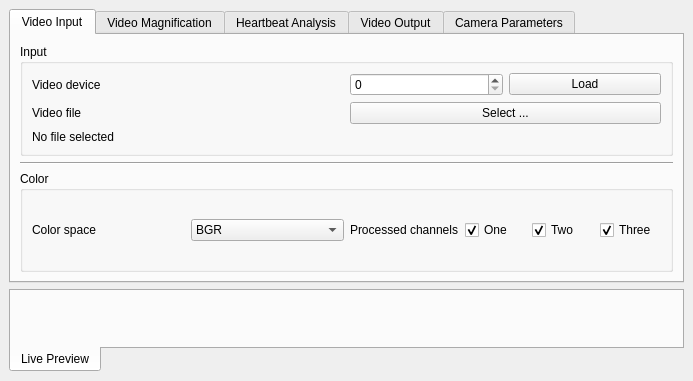
<?xml version="1.0" encoding="UTF-8"?>
<ui version="4.0">
 <class>MainWindow</class>
 <widget class="QMainWindow" name="MainWindow">
  <property name="geometry">
   <rect>
    <x>0</x>
    <y>0</y>
    <width>693</width>
    <height>381</height>
   </rect>
  </property>
  <property name="windowTitle">
   <string>VideoMagnification - Magnify videos and detect heartbeats</string>
  </property>
  <widget class="QWidget" name="centralwidget">
   <layout class="QGridLayout" name="gridLayout">
    <item row="1" column="0">
     <widget class="QTabWidget" name="tabWidget_2">
      <property name="tabPosition">
       <enum>QTabWidget::South</enum>
      </property>
      <property name="tabShape">
       <enum>QTabWidget::Rounded</enum>
      </property>
      <property name="currentIndex">
       <number>0</number>
      </property>
      <widget class="QWidget" name="tab_livePreview">
       <attribute name="title">
        <string>Live Preview</string>
       </attribute>
       <layout class="QHBoxLayout" name="horizontalLayout_18">
        <item>
         <layout class="QHBoxLayout" name="layout_output"/>
        </item>
       </layout>
      </widget>
     </widget>
    </item>
    <item row="0" column="0">
     <widget class="QTabWidget" name="tabWidget">
      <property name="enabled">
       <bool>true</bool>
      </property>
      <property name="currentIndex">
       <number>0</number>
      </property>
      <widget class="QWidget" name="tab_videoInput">
       <attribute name="title">
        <string>Video Input</string>
       </attribute>
       <layout class="QVBoxLayout" name="verticalLayout_8">
        <item>
         <widget class="QGroupBox" name="groupBox_2">
          <property name="title">
           <string>Input</string>
          </property>
          <layout class="QGridLayout" name="gridLayout_4">
           <item row="0" column="0">
            <layout class="QHBoxLayout" name="horizontalLayout_7">
             <item>
              <widget class="QLabel" name="label_6">
               <property name="text">
                <string>Video device</string>
               </property>
              </widget>
             </item>
             <item>
              <layout class="QHBoxLayout" name="horizontalLayout_16">
               <item>
                <widget class="QSpinBox" name="sb_deviceID"/>
               </item>
               <item>
                <widget class="QPushButton" name="btn_loadVideoDevice">
                 <property name="text">
                  <string>Load</string>
                 </property>
                </widget>
               </item>
              </layout>
             </item>
            </layout>
           </item>
           <item row="1" column="0">
            <layout class="QHBoxLayout" name="horizontalLayout_6">
             <item>
              <widget class="QLabel" name="label_5">
               <property name="text">
                <string>Video file</string>
               </property>
              </widget>
             </item>
             <item>
              <widget class="QPushButton" name="btn_selectVideoInputFile">
               <property name="text">
                <string>Select ...</string>
               </property>
              </widget>
             </item>
            </layout>
           </item>
           <item row="2" column="0">
            <widget class="QLabel" name="lbl_inputFilename">
             <property name="text">
              <string>No file selected</string>
             </property>
            </widget>
           </item>
          </layout>
         </widget>
        </item>
        <item>
         <widget class="Line" name="line">
          <property name="orientation">
           <enum>Qt::Horizontal</enum>
          </property>
         </widget>
        </item>
        <item>
         <widget class="QGroupBox" name="groupBox_4">
          <property name="title">
           <string>Color</string>
          </property>
          <layout class="QGridLayout" name="gridLayout_5">
           <item row="0" column="0">
            <layout class="QHBoxLayout" name="horizontalLayout_8">
             <item>
              <layout class="QVBoxLayout" name="verticalLayout_4">
               <item>
                <layout class="QHBoxLayout" name="horizontalLayout_10">
                 <item>
                  <widget class="QLabel" name="label_8">
                   <property name="text">
                    <string>Color space</string>
                   </property>
                  </widget>
                 </item>
                 <item>
                  <widget class="QComboBox" name="cb_colorSpace">
                   <item>
                    <property name="text">
                     <string>BGR</string>
                    </property>
                   </item>
                   <item>
                    <property name="text">
                     <string>XYZ</string>
                    </property>
                   </item>
                   <item>
                    <property name="text">
                     <string>YCrCb</string>
                    </property>
                   </item>
                   <item>
                    <property name="text">
                     <string>HSV</string>
                    </property>
                   </item>
                   <item>
                    <property name="text">
                     <string>Lab</string>
                    </property>
                   </item>
                   <item>
                    <property name="text">
                     <string>Luv</string>
                    </property>
                   </item>
                   <item>
                    <property name="text">
                     <string>YUV</string>
                    </property>
                   </item>
                  </widget>
                 </item>
                </layout>
               </item>
              </layout>
             </item>
             <item>
              <layout class="QVBoxLayout" name="verticalLayout">
               <item>
                <layout class="QHBoxLayout" name="horizontalLayout_9">
                 <item>
                  <widget class="QLabel" name="label_7">
                   <property name="text">
                    <string>Processed channels</string>
                   </property>
                  </widget>
                 </item>
                 <item>
                  <widget class="QCheckBox" name="chb_channelOne">
                   <property name="text">
                    <string>One</string>
                   </property>
                   <property name="checked">
                    <bool>true</bool>
                   </property>
                  </widget>
                 </item>
                 <item>
                  <widget class="QCheckBox" name="chb_channelTwo">
                   <property name="text">
                    <string>Two</string>
                   </property>
                   <property name="checked">
                    <bool>true</bool>
                   </property>
                  </widget>
                 </item>
                 <item>
                  <widget class="QCheckBox" name="chb_channelThree">
                   <property name="text">
                    <string>Three</string>
                   </property>
                   <property name="checked">
                    <bool>true</bool>
                   </property>
                  </widget>
                 </item>
                </layout>
               </item>
              </layout>
             </item>
            </layout>
           </item>
          </layout>
         </widget>
        </item>
       </layout>
      </widget>
      <widget class="QWidget" name="tab_videoMagnification">
       <property name="enabled">
        <bool>false</bool>
       </property>
       <attribute name="title">
        <string>Video Magnification</string>
       </attribute>
       <layout class="QVBoxLayout" name="verticalLayout_7">
        <item>
         <widget class="QGroupBox" name="groupBox">
          <property name="title">
           <string>Method</string>
          </property>
          <layout class="QGridLayout" name="gridLayout_3">
           <item row="0" column="0">
            <layout class="QHBoxLayout" name="horizontalLayout">
             <item>
              <layout class="QVBoxLayout" name="verticalLayout_3">
               <item>
                <layout class="QHBoxLayout" name="horizontalLayout_5">
                 <item>
                  <widget class="QLabel" name="label">
                   <property name="text">
                    <string>Spatial filtering</string>
                   </property>
                  </widget>
                 </item>
                 <item>
                  <widget class="QComboBox" name="cb_spatialFilter">
                   <item>
                    <property name="text">
                     <string>None</string>
                    </property>
                   </item>
                   <item>
                    <property name="text">
                     <string>Gaussian</string>
                    </property>
                   </item>
                   <item>
                    <property name="text">
                     <string>Laplacian</string>
                    </property>
                   </item>
                  </widget>
                 </item>
                </layout>
               </item>
               <item>
                <layout class="QHBoxLayout" name="horizontalLayout_4">
                 <item>
                  <widget class="QLabel" name="label_2">
                   <property name="text">
                    <string>Number of layers</string>
                   </property>
                  </widget>
                 </item>
                 <item>
                  <widget class="QSpinBox" name="sb_nLayers">
                   <property name="minimum">
                    <number>2</number>
                   </property>
                   <property name="maximum">
                    <number>20</number>
                   </property>
                   <property name="value">
                    <number>3</number>
                   </property>
                  </widget>
                 </item>
                </layout>
               </item>
              </layout>
             </item>
             <item>
              <layout class="QVBoxLayout" name="verticalLayout_2">
               <item>
                <layout class="QHBoxLayout" name="horizontalLayout_2">
                 <item>
                  <widget class="QLabel" name="label_3">
                   <property name="text">
                    <string>Temporal filtering</string>
                   </property>
                  </widget>
                 </item>
                 <item>
                  <widget class="QComboBox" name="cb_temporalFilter">
                   <item>
                    <property name="text">
                     <string>Ideal</string>
                    </property>
                   </item>
                   <item>
                    <property name="text">
                     <string>IIR</string>
                    </property>
                   </item>
                  </widget>
                 </item>
                </layout>
               </item>
               <item>
                <layout class="QHBoxLayout" name="horizontalLayout_3">
                 <item>
                  <widget class="QLabel" name="label_4">
                   <property name="text">
                    <string>Number of buffered seconds</string>
                   </property>
                  </widget>
                 </item>
                 <item>
                  <widget class="QSpinBox" name="sb_nBufferedSeconds">
                   <property name="minimum">
                    <number>5</number>
                   </property>
                   <property name="maximum">
                    <number>60</number>
                   </property>
                  </widget>
                 </item>
                </layout>
               </item>
              </layout>
             </item>
            </layout>
           </item>
          </layout>
         </widget>
        </item>
        <item>
         <widget class="Line" name="line_2">
          <property name="orientation">
           <enum>Qt::Horizontal</enum>
          </property>
         </widget>
        </item>
        <item>
         <widget class="QGroupBox" name="groupBox_5">
          <property name="title">
           <string>Parameters</string>
          </property>
          <layout class="QGridLayout" name="gridLayout_6">
           <item row="0" column="0">
            <layout class="QHBoxLayout" name="horizontalLayout_11">
             <item>
              <layout class="QVBoxLayout" name="verticalLayout_6">
               <item>
                <layout class="QHBoxLayout" name="horizontalLayout_13">
                 <item>
                  <widget class="QLabel" name="lbl_minFreq_text">
                   <property name="text">
                    <string>Min Frequency in Hz</string>
                   </property>
                  </widget>
                 </item>
                 <item>
                  <widget class="QLabel" name="label_13">
                   <property name="text">
                    <string>0</string>
                   </property>
                  </widget>
                 </item>
                 <item>
                  <widget class="QSlider" name="sld_min_freq">
                   <property name="sizePolicy">
                    <sizepolicy hsizetype="Expanding" vsizetype="Fixed">
                     <horstretch>0</horstretch>
                     <verstretch>0</verstretch>
                    </sizepolicy>
                   </property>
                   <property name="value">
                    <number>0</number>
                   </property>
                   <property name="orientation">
                    <enum>Qt::Horizontal</enum>
                   </property>
                  </widget>
                 </item>
                 <item>
                  <widget class="QLabel" name="lbl_minFreq_max">
                   <property name="text">
                    <string>99</string>
                   </property>
                  </widget>
                 </item>
                 <item>
                  <widget class="Line" name="line_5">
                   <property name="orientation">
                    <enum>Qt::Vertical</enum>
                   </property>
                  </widget>
                 </item>
                 <item>
                  <widget class="QLabel" name="lbl_minFreq">
                   <property name="font">
                    <font>
                     <weight>50</weight>
                     <italic>false</italic>
                     <bold>false</bold>
                    </font>
                   </property>
                   <property name="text">
                    <string>25</string>
                   </property>
                   <property name="alignment">
                    <set>Qt::AlignCenter</set>
                   </property>
                  </widget>
                 </item>
                 <item>
                  <widget class="Line" name="line_6">
                   <property name="orientation">
                    <enum>Qt::Vertical</enum>
                   </property>
                  </widget>
                 </item>
                </layout>
               </item>
               <item>
                <layout class="QHBoxLayout" name="horizontalLayout_15">
                 <item>
                  <widget class="QLabel" name="lbl_maxFreq_text">
                   <property name="text">
                    <string>Max Frequency in Hz</string>
                   </property>
                  </widget>
                 </item>
                 <item>
                  <widget class="QLabel" name="label_15">
                   <property name="text">
                    <string>0</string>
                   </property>
                  </widget>
                 </item>
                 <item>
                  <widget class="QSlider" name="sld_max_freq">
                   <property name="minimum">
                    <number>0</number>
                   </property>
                   <property name="maximum">
                    <number>99</number>
                   </property>
                   <property name="singleStep">
                    <number>1</number>
                   </property>
                   <property name="orientation">
                    <enum>Qt::Horizontal</enum>
                   </property>
                   <property name="invertedAppearance">
                    <bool>false</bool>
                   </property>
                   <property name="invertedControls">
                    <bool>false</bool>
                   </property>
                  </widget>
                 </item>
                 <item>
                  <widget class="QLabel" name="lbl_maxFreq_max">
                   <property name="text">
                    <string>99</string>
                   </property>
                  </widget>
                 </item>
                 <item>
                  <widget class="Line" name="line_7">
                   <property name="orientation">
                    <enum>Qt::Vertical</enum>
                   </property>
                  </widget>
                 </item>
                 <item>
                  <widget class="QLabel" name="lbl_maxFreq">
                   <property name="text">
                    <string>25</string>
                   </property>
                  </widget>
                 </item>
                 <item>
                  <widget class="Line" name="line_8">
                   <property name="orientation">
                    <enum>Qt::Vertical</enum>
                   </property>
                  </widget>
                 </item>
                </layout>
               </item>
               <item>
                <layout class="QHBoxLayout" name="horizontalLayout_14">
                 <item>
                  <widget class="QLabel" name="label_12">
                   <property name="text">
                    <string>Alpha</string>
                   </property>
                  </widget>
                 </item>
                 <item>
                  <widget class="QLabel" name="label_21">
                   <property name="text">
                    <string>0</string>
                   </property>
                  </widget>
                 </item>
                 <item>
                  <widget class="QSlider" name="sld_alpha">
                   <property name="maximum">
                    <number>500</number>
                   </property>
                   <property name="orientation">
                    <enum>Qt::Horizontal</enum>
                   </property>
                  </widget>
                 </item>
                 <item>
                  <widget class="QLabel" name="lbl_alpha_max">
                   <property name="text">
                    <string>99</string>
                   </property>
                  </widget>
                 </item>
                 <item>
                  <widget class="Line" name="line_9">
                   <property name="orientation">
                    <enum>Qt::Vertical</enum>
                   </property>
                  </widget>
                 </item>
                 <item>
                  <widget class="QLabel" name="lbl_alpha">
                   <property name="text">
                    <string>25</string>
                   </property>
                  </widget>
                 </item>
                 <item>
                  <widget class="Line" name="line_11">
                   <property name="orientation">
                    <enum>Qt::Vertical</enum>
                   </property>
                  </widget>
                 </item>
                </layout>
               </item>
               <item>
                <layout class="QHBoxLayout" name="horizontalLayout_12">
                 <item>
                  <widget class="QLabel" name="label_9">
                   <property name="text">
                    <string>Lambda_C</string>
                   </property>
                  </widget>
                 </item>
                 <item>
                  <widget class="QLabel" name="label_22">
                   <property name="text">
                    <string>0</string>
                   </property>
                  </widget>
                 </item>
                 <item>
                  <widget class="QSlider" name="sld_lambda_c">
                   <property name="maximum">
                    <number>1000</number>
                   </property>
                   <property name="orientation">
                    <enum>Qt::Horizontal</enum>
                   </property>
                  </widget>
                 </item>
                 <item>
                  <widget class="QLabel" name="lbl_lambda_c_max">
                   <property name="text">
                    <string>99</string>
                   </property>
                  </widget>
                 </item>
                 <item>
                  <widget class="Line" name="line_10">
                   <property name="orientation">
                    <enum>Qt::Vertical</enum>
                   </property>
                  </widget>
                 </item>
                 <item>
                  <widget class="QLabel" name="lbl_lambda_c">
                   <property name="text">
                    <string>25</string>
                   </property>
                  </widget>
                 </item>
                 <item>
                  <widget class="Line" name="line_12">
                   <property name="orientation">
                    <enum>Qt::Vertical</enum>
                   </property>
                  </widget>
                 </item>
                </layout>
               </item>
              </layout>
             </item>
            </layout>
           </item>
          </layout>
         </widget>
        </item>
       </layout>
      </widget>
      <widget class="QWidget" name="tab_heartbeatAnalysis">
       <property name="enabled">
        <bool>false</bool>
       </property>
       <attribute name="title">
        <string>Heartbeat Analysis</string>
       </attribute>
       <layout class="QVBoxLayout" name="verticalLayout_10">
        <item>
         <widget class="QCheckBox" name="chb_analyzeHeartbeat">
          <property name="text">
           <string>Analyze heartbeat</string>
          </property>
         </widget>
        </item>
        <item>
         <layout class="QHBoxLayout" name="horizontalLayout_17">
          <item>
           <widget class="QLabel" name="label_17">
            <property name="text">
             <string>Detected a heartbeat at</string>
            </property>
           </widget>
          </item>
          <item>
           <widget class="QLCDNumber" name="lcd_heartbeatNumber"/>
          </item>
          <item>
           <widget class="QLabel" name="label_20">
            <property name="sizePolicy">
             <sizepolicy hsizetype="Fixed" vsizetype="Preferred">
              <horstretch>0</horstretch>
              <verstretch>0</verstretch>
             </sizepolicy>
            </property>
            <property name="text">
             <string>bpm</string>
            </property>
           </widget>
          </item>
         </layout>
        </item>
        <item>
         <spacer name="verticalSpacer">
          <property name="orientation">
           <enum>Qt::Vertical</enum>
          </property>
          <property name="sizeHint" stdset="0">
           <size>
            <width>20</width>
            <height>40</height>
           </size>
          </property>
         </spacer>
        </item>
        <item>
         <layout class="QVBoxLayout" name="layout_heartbeatAnalysis"/>
        </item>
       </layout>
      </widget>
      <widget class="QWidget" name="tab_videoOutput">
       <property name="enabled">
        <bool>false</bool>
       </property>
       <attribute name="title">
        <string>Video Output</string>
       </attribute>
       <layout class="QHBoxLayout" name="horizontalLayout_20">
        <item>
         <layout class="QVBoxLayout" name="verticalLayout_9">
          <item>
           <layout class="QHBoxLayout" name="horizontalLayout_23"/>
          </item>
          <item>
           <layout class="QHBoxLayout" name="horizontalLayout_21">
            <item>
             <widget class="QLabel" name="label_18">
              <property name="text">
               <string>Filename</string>
              </property>
             </widget>
            </item>
            <item>
             <widget class="QPushButton" name="btn_selectVideoOutputFile">
              <property name="text">
               <string>Select</string>
              </property>
             </widget>
            </item>
           </layout>
          </item>
          <item>
           <widget class="QLabel" name="lbl_outputFilename">
            <property name="text">
             <string>No file selected</string>
            </property>
           </widget>
          </item>
          <item>
           <layout class="QHBoxLayout" name="horizontalLayout_22">
            <item>
             <widget class="QLabel" name="label_19">
              <property name="text">
               <string>Compression</string>
              </property>
             </widget>
            </item>
            <item>
             <widget class="QComboBox" name="cb_outputCompression">
              <item>
               <property name="text">
                <string>H.264</string>
               </property>
              </item>
              <item>
               <property name="text">
                <string>MPEG-4</string>
               </property>
              </item>
              <item>
               <property name="text">
                <string>DivX</string>
               </property>
              </item>
              <item>
               <property name="text">
                <string>Motion JPEG</string>
               </property>
              </item>
             </widget>
            </item>
           </layout>
          </item>
          <item>
           <widget class="Line" name="line_3">
            <property name="orientation">
             <enum>Qt::Horizontal</enum>
            </property>
           </widget>
          </item>
          <item>
           <spacer name="verticalSpacer_2">
            <property name="orientation">
             <enum>Qt::Vertical</enum>
            </property>
            <property name="sizeHint" stdset="0">
             <size>
              <width>20</width>
              <height>40</height>
             </size>
            </property>
           </spacer>
          </item>
          <item>
           <layout class="QHBoxLayout" name="horizontalLayout_24">
            <item>
             <widget class="QPushButton" name="btn_startStopConvertVideo">
              <property name="text">
               <string>Convert whole video</string>
              </property>
             </widget>
            </item>
            <item>
             <widget class="QPushButton" name="btn_startStopWriteStream">
              <property name="text">
               <string>Write current stream</string>
              </property>
             </widget>
            </item>
           </layout>
          </item>
         </layout>
        </item>
       </layout>
      </widget>
      <widget class="QWidget" name="tab_cameraParameters">
       <property name="enabled">
        <bool>false</bool>
       </property>
       <attribute name="title">
        <string>Camera Parameters</string>
       </attribute>
       <layout class="QHBoxLayout" name="horizontalLayout_19">
        <item>
         <layout class="QVBoxLayout" name="layout_camera_parameters"/>
        </item>
       </layout>
      </widget>
     </widget>
    </item>
   </layout>
  </widget>
  <action name="actionQuit">
   <property name="text">
    <string>Quit</string>
   </property>
  </action>
  <action name="actionSave_video">
   <property name="text">
    <string>Save video</string>
   </property>
  </action>
 </widget>
 <resources/>
 <connections/>
</ui>
